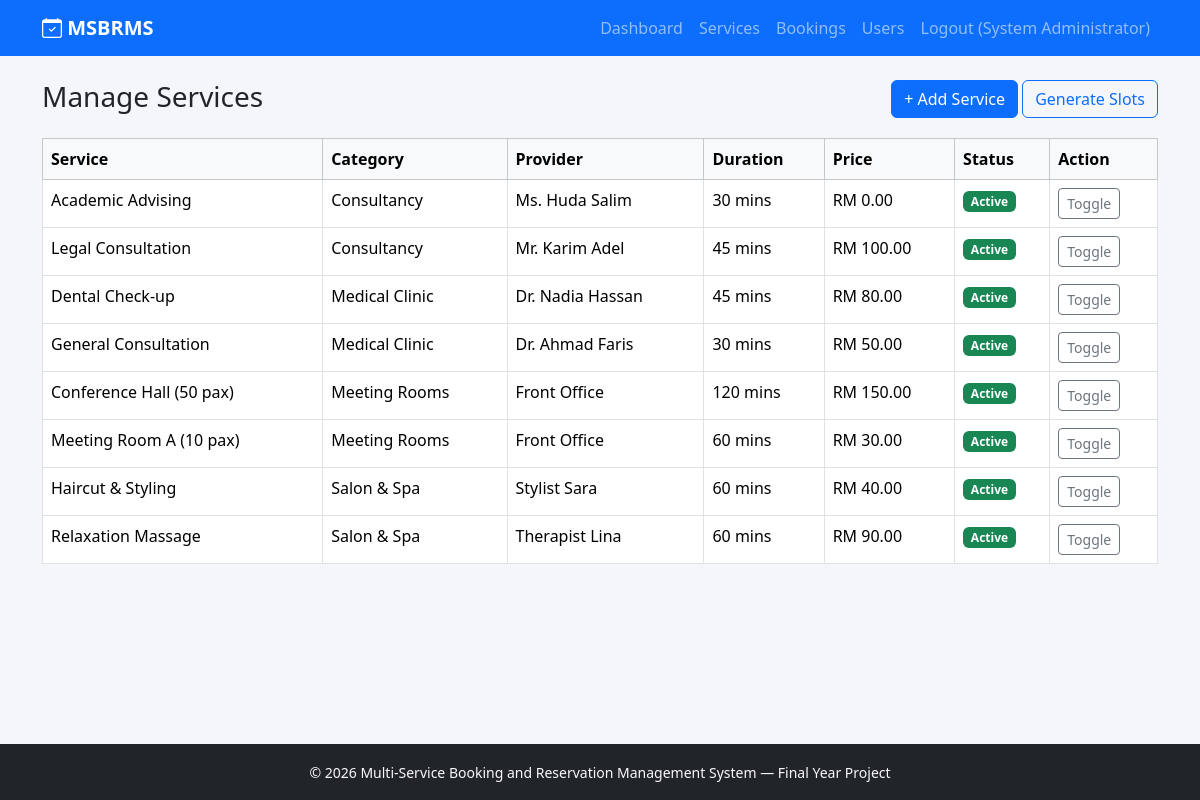
Screenshot of /admin/services.php (signed in) with the database file from the repository.
### tables this page shows
CREATE TABLE services (
    service_id INT AUTO_INCREMENT PRIMARY KEY,
    category_id INT NOT NULL,
    provider_name VARCHAR(100) NOT NULL,       
    service_name VARCHAR(150) NOT NULL,
    description TEXT,
    duration_minutes INT NOT NULL DEFAULT 30,
    price DECIMAL(10,2) NOT NULL DEFAULT 0.00,
    location VARCHAR(150),
    is_active TINYINT(1) NOT NULL DEFAULT 1,
    created_at DATETIME DEFAULT CURRENT_TIMESTAMP,
    FOREIGN KEY (category_id) REFERENCES service_categories(category_id) ON DELETE CASCADE
);

CREATE TABLE service_categories (
    category_id INT AUTO_INCREMENT PRIMARY KEY,
    category_name VARCHAR(100) NOT NULL,
    description TEXT,
    icon VARCHAR(50) DEFAULT 'bi-calendar',
    created_at DATETIME DEFAULT CURRENT_TIMESTAMP
);

### includes/auth.php (called while the page is built, shortened)
<?php
function isLoggedIn() {
    return isset($_SESSION['user_id']);
}
function isAdmin() {
    return isLoggedIn() && $_SESSION['role'] === 'admin';
}
function e($str) {
    return htmlspecialchars($str ?? '', ENT_QUOTES, 'UTF-8');
}

### models/Service.php (called while the page is built, shortened)
<?php
class Service
{
    public static function allServices($activeOnly = true)
    {
        $db = getDB();
        $sql = "SELECT s.*, c.category_name FROM services s
                JOIN service_categories c ON s.category_id = c.category_id";
        $sql .= " ORDER BY c.category_name, s.service_name";
        return $db->query($sql)->fetchAll();
    }
}

### admin/services.php (the view, shortened to what this page needs)
<?php
require_once __DIR__ . '/../includes/auth.php';
require_once __DIR__ . '/../models/Service.php';
$services = Service::allServices(false);
include __DIR__ . '/../views/layouts/header.php';
?>
<div class="d-flex justify-content-between">
  <h3>Manage Services</h3>
  <div>
    <button class="btn btn-primary" data-bs-toggle="modal" data-bs-target="#createModal">+ Add Service</button>
    <button class="btn btn-outline-primary" data-bs-toggle="modal" data-bs-target="#slotsModal">Generate Slots</button>
  </div>
</div>
<table class="table table-bordered bg-white mt-3">
  <thead class="table-light">
    <tr><th>Service</th><th>Category</th><th>Provider</th><th>Duration</th><th>Price</th><th>Status</th><th>Action</th></tr>
  </thead>
  <tbody>
  <?php foreach ($services as $s): ?>
    <tr>
      <td><?= e($s['service_name']) ?></td>
      <td><?= e($s['category_name']) ?></td>
      <td><?= e($s['provider_name']) ?></td>
      <td><?= (int)$s['duration_minutes'] ?> mins</td>
      <td>RM <?= number_format($s['price'],2) ?></td>
      <td><?= $s['is_active'] ? '<span class="badge bg-success">Active</span>' : '<span class="badge bg-secondary">Inactive</span>' ?></td>
      <td><a href="?toggle=<?= $s['service_id'] ?>" class="btn btn-sm btn-outline-secondary">Toggle</a></td>
    </tr>
  <?php endforeach; ?>
  </tbody>
</table>
<?php include __DIR__ . '/../views/layouts/footer.php'; ?>

### views/layouts/header.php (shortened to what this page needs)
<?php require_once __DIR__ . '/../../includes/auth.php'; ?>
<!DOCTYPE html>
<html lang="en">
<head>
<link href="https://cdn.jsdelivr.net/npm/bootstrap@5.3.2/dist/css/bootstrap.min.css" rel="stylesheet">
<link href="https://cdn.jsdelivr.net/npm/bootstrap-icons@1.11.1/font/bootstrap-icons.css" rel="stylesheet">
<link rel="stylesheet" href="/public/css/style.css">
</head>
<body>
<nav class="navbar navbar-expand-lg navbar-dark bg-primary">
  <div class="container">
    <a class="navbar-brand fw-bold" href="/index.php"><i class="bi bi-calendar-check"></i> MSBRMS</a>
    <div class="collapse navbar-collapse" id="nav">
      <ul class="navbar-nav ms-auto">
        <?php if (isLoggedIn() && isAdmin()): ?>
          <li class="nav-item"><a class="nav-link" href="/admin/dashboard.php">Dashboard</a></li>
          <li class="nav-item"><a class="nav-link" href="/admin/services.php">Services</a></li>
          <li class="nav-item"><a class="nav-link" href="/admin/bookings.php">Bookings</a></li>
          <li class="nav-item"><a class="nav-link" href="/admin/users.php">Users</a></li>
          <li class="nav-item"><a class="nav-link" href="/logout.php">Logout (<?= e($_SESSION['name']) ?>)</a></li>
        <?php else: ?>
          <li class="nav-item"><a class="nav-link" href="/login.php">Login</a></li>
          <li class="nav-item"><a class="nav-link" href="/register.php">Register</a></li>
        <?php endif; ?>
      </ul>
    </div>
  </div>
</nav>
<div class="container mt-4 mb-5">

### views/layouts/footer.php (shortened to what this page needs)
</div>
<footer class="bg-dark text-light text-center py-3 mt-auto">
  <small>&copy; <?= date('Y') ?> Multi-Service Booking and Reservation Management System — Final Year Project</small>
</footer>
</body>
</html>

### public/css/style.css (style rules this page uses)
body { background-color: #f4f6f9; display: flex; flex-direction: column; min-height: 100vh; }

### rows the page displays
services: service_name "Academic Advising", category.category_name "Consultancy", provider_name "Ms. Huda Salim", duration_minutes "30", price "0.00", is_active "Active"
services: service_name "Legal Consultation", category.category_name "Consultancy", provider_name "Mr. Karim Adel", duration_minutes "45", price "100.00", is_active "Active"
services: service_name "Dental Check-up", category.category_name "Medical Clinic", provider_name "Dr. Nadia Hassan", duration_minutes "45", price "80.00", is_active "Active"
services: service_name "General Consultation", category.category_name "Medical Clinic", provider_name "Dr. Ahmad Faris", duration_minutes "30", price "50.00", is_active "Active"
services: service_name "Conference Hall (50 pax)", category.category_name "Meeting Rooms", provider_name "Front Office", duration_minutes "120", price "150.00", is_active "Active"
services: service_name "Meeting Room A (10 pax)", category.category_name "Meeting Rooms", provider_name "Front Office", duration_minutes "60", price "30.00", is_active "Active"
services: service_name "Haircut & Styling", category.category_name "Salon & Spa", provider_name "Stylist Sara", duration_minutes "60", price "40.00", is_active "Active"
services: service_name "Relaxation Massage", category.category_name "Salon & Spa", provider_name "Therapist Lina", duration_minutes "60", price "90.00", is_active "Active"

### other values shown
$_SESSION['name'] "System Administrator"
